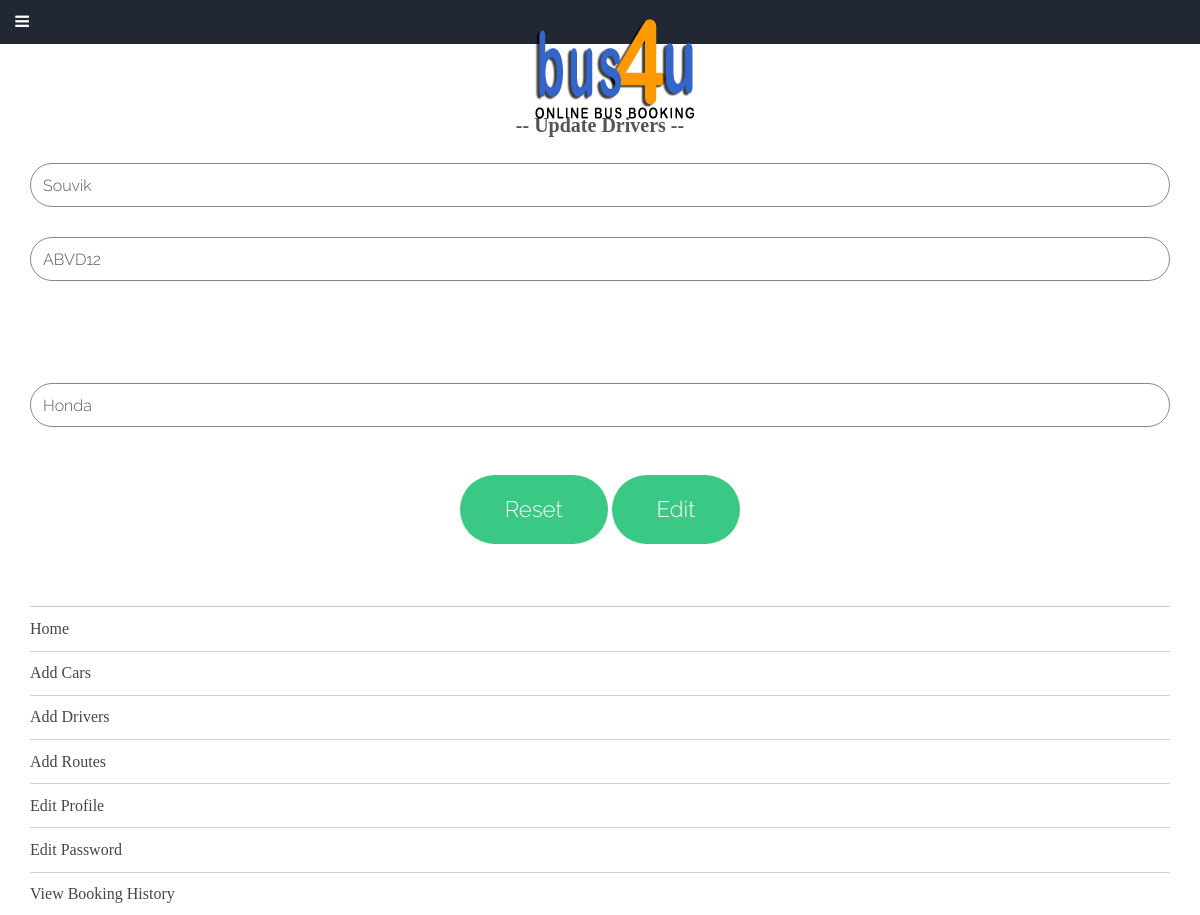
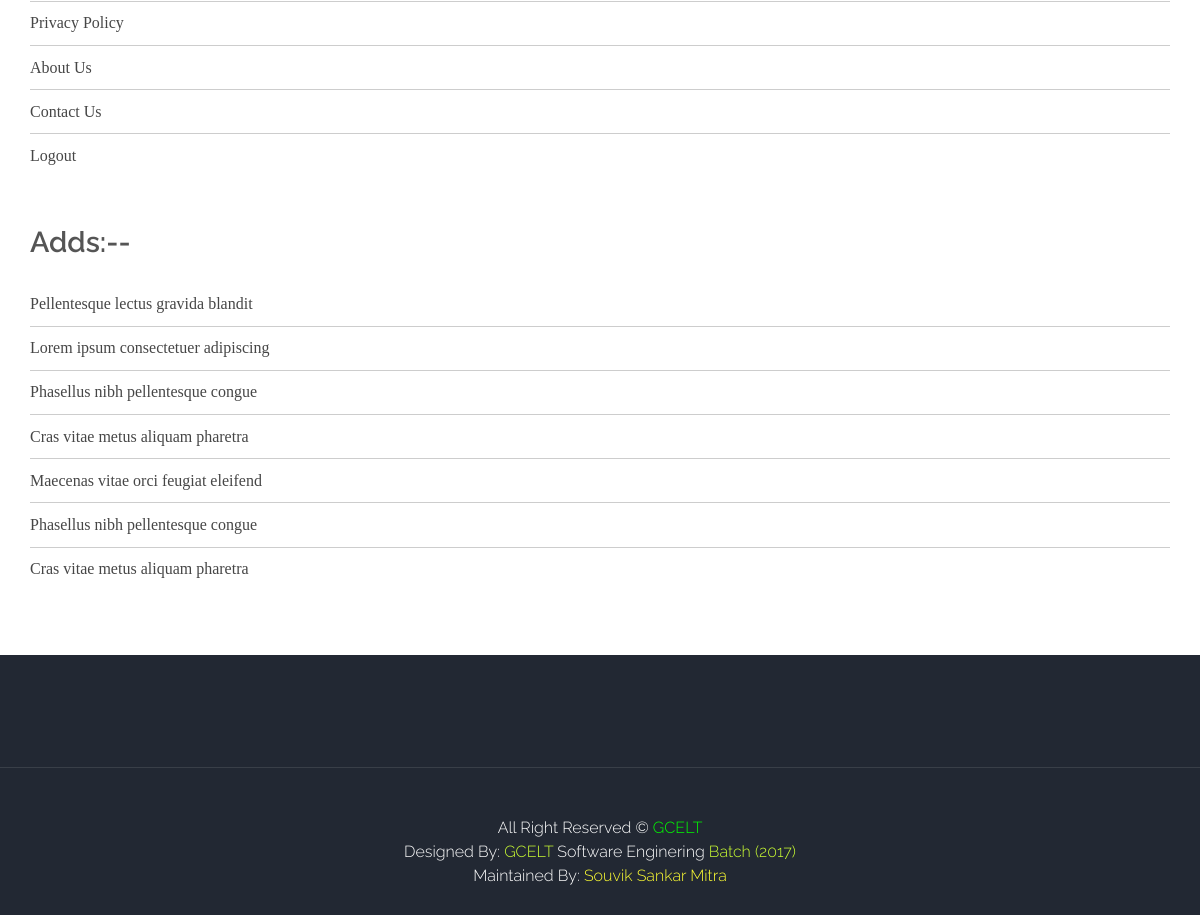
Page /ADMINS/companyupdriver.php?id=2 on the committed database (2 pictures, top to bottom).
### tables this page shows
CREATE TABLE IF NOT EXISTS `driver` (
  `driverid` int(11) NOT NULL AUTO_INCREMENT,
  `name` varchar(100) NOT NULL,
  `licenceno` varchar(100) NOT NULL,
  `carlicence` varchar(100) NOT NULL,
  `company_name` varchar(100) NOT NULL,
  PRIMARY KEY (`driverid`)
);

### ADMINS/companyupdriver.php (the view, shortened to what this page needs)
<!DOCTYPE HTML>
<html>
	<head>
        <?php
                   include('config.php');
				   if(!empty($_GET['id']))
{
    $id=$_GET['id'];
	$view_user=mysqli_query($con,"SELECT * FROM driver WHERE driverid = '$id'") or die(mysqli_error($con));
	if(mysqli_num_rows($view_user)>0)
	{
		$bag=mysqli_fetch_array($view_user);
	}
}
             ?>
	</head>
	<body class="right-sidebar">
			<div id="header">
				<div class="container">
						 <h1><a href="index.php" id="logo"><img src="images/logo.jpg" style="border-radius:40px;"> </a></h1>
				</div>
			</div>
			<div id="main" class="wrapper style1">
				<div class="container">
					<div class="row">
						<div id="sidebar" class="4u sidebar">
							<section>
								<div class="row half">
									<section class="6u">
										<ul class="default">
											<?php
											include('companymenu.inc.php');
											?>
										</ul>
									</section>
								</div>
							</section>
							<section>
								<header class="major">
									<h2>Adds:--</h2>
								</header>
								<ul class="default" >
									<li><a href="#">Pellentesque lectus gravida blandit</a></li>
									<li><a href="#">Lorem ipsum consectetuer adipiscing</a></li>
									<li><a href="#">Phasellus nibh pellentesque congue</a></li>
									<li><a href="#">Cras vitae metus aliquam pharetra</a></li>
									<li><a href="#">Maecenas vitae orci feugiat eleifend</a></li>
									<li><a href="#">Phasellus nibh pellentesque congue</a></li>
									<li><a href="#">Cras vitae metus aliquam pharetra</a></li>
								</ul>
							</section>
						</div>
						<div id="content" class="8u skel-cell-important">
							<section>
								<header class="major">
									<h3 style="font-family:segoe script;" align="center">-- Update Drivers -- </h3>
                                    <div align="center">
									<form method="post" enctype="multipart/form-data">
									<div class="row uniform">
                                        <div class="6u 12u$" align="left">
											<input type="text" name="name" id="name" placeholder="Enter Driver's Name :- " value="<?php echo $bag['name']?>" style="border-radius:45px;"/>
										</div>
                                         <div class="6u 12u$(xsmall)" align="left" >
											<input type="text" name="licenceno" id="licenceno" value="<?php echo $bag['licenceno']?>" placeholder="Enter Licence No." style="border-radius:45px;" />
										</div>
										<br> <br> <br>
                                        <div class="6u 12u$(xsmall)" align="left" >
                                        <input type="text" name="company" id="company" value="<?php echo $bag['company_name']?>" placeholder="Enter Company Name" style="border-radius:45px;" readonly />
                                         </div>
                                       </div>
                                        <br><br>
											<div align="center">
									            <input type="reset" value="Reset"  class="alt"  align="right"/>
                                                <input type="submit" value="Edit" name="Edit"/>
										</div>
									</form>
								</header>
							</section>
						</div>
					</div>
				</div>
			</div>
			<div id="footer">
						<?php
						require('footer.inc.php');
						?>
</div>
	</body>
</html>

### ADMINS/css/style.css (style rules this page uses)
input[type="text"], input[type="password"], input[type="email"], select, textarea { -moz-appearance: none; -webkit-appearance: none; -ms-appearance: none; appearance: none; border-radius: 4px; border: none; border: solid 1px; color: inherit; display: block; outline: 0; padding: 0 1em; text-decoration: none; width: 100%; }
input[type="text"], input[type="password"], input[type="email"], select { height: 2.75em; }
#logo { width:100px; height:100px; }
* { -moz-box-sizing: border-box; -webkit-box-sizing: border-box; box-sizing: border-box; margin: 0; padding: 0; }
body { background: #222833; }
ul { color:#39C; }
body, input, select, textarea { color: #555555; font-family: 'Raleway', sans-serif; font-size: 13pt; font-weight: 300; line-height: 1.75em; }
a { color:teal; text-decoration: none; font-family:segoe scriot; }
p, ul, ol, dl, table, blockquote { margin: 0 0 2em 0; color:#39C; }
h1, h2, h3, h4, h5, h6 { color: inherit; font-weight: 700; line-height: 1.75em; margin-bottom: 1em; }
h1 a, h2 a, h3 a, h4 a, h5 a, h6 a { color: inherit; text-decoration: none; font-family:segoe scriot; }
h2 { font-size: 1.5em; }
h3 { font-size: 1.25em; }
header.major { padding-bottom: 4em; }
header h2 { margin: 0; padding: 0; font-size: 3em; font-weight: 600; }
input[type="text"], input[type="password"], input[type="email"], textarea { -moz-appearance: none; -webkit-appearance: none; -o-appearance: none; -ms-appearance: none; appearance: none; background: none; border: solid 1px #888888; color: inherit; display: block; outline: 0; padding: 0.75em; text-decoration: none; width: 100%; }
input[type="text"], input[type="password"], input[type="email"] { line-height: 1em; }
ul { margin: 0; padding: 0; }
ul.default { list-style: none; }
ul.default li { display: block; padding: 0.60em 0; border-top: 1px solid; border-color: rgba(192, 192, 192, 0.15); }
ul.default > :first-child { padding-top: 0; border-top: none; }
input[type="submit"], input[type="reset"], input[type="button"], .button { -moz-appearance: none; -webkit-appearance: none; -o-appearance: none; -ms-appearance: none; appearance: none; -moz-transition: background-color 0.2s ease-in-out; -webkit-transition: background-color 0.2s ease-in-out; -o-transition: background-color 0.2s ease-in-out; -ms-transition: background-color 0.2s ease-in-out; transition: background-color 0.2s ease-in-out; background: #3ac984; border-radius: 40px; border: 0; color: white; cursor: pointer; display: inline-block; padding: 0.80em 2em; text-align: center; text-decoration: none; font-size: 1.4em; font-weight: 300; min-width: 5em; }
.wrapper.style1 { background: #fff; }
#header { background: #333333 url("../images/pict09.jpg") no-repeat; background-size: cover; color: #fff; padding: 6em 0; text-align: center; background-position: 0% 65%; position: relative; }
#header:before { content: ''; position: absolute; left: 0; top: 0; width: 100%; height: 100%; background: rgba(16, 32, 48, 0.25); }
#header > * { position: relative; z-index: 1; }
#logo { font-size: 2em; }
.no-sidebar #main .major, .left-sidebar #main .major, .right-sidebar #main .major { text-align: left; }
#main { padding: 6em 0; }
#main .sidebar .major { padding-bottom: 2em; }
#main .sidebar .major h2 { font-size: 1.8em; }
#main .sidebar .default li { border-color: #cdcdcd; }
#main .sidebar .default a { color: #464646; }
#main .sidebar > :first-child { margin-bottom: 3em; }
#footer { padding: 4em 0; color: #fff; }

### ADMINS/css/style-wide.css (style rules this page uses)
body, input, select, textarea { font-size: 12pt; line-height: 1.5em; }

### ADMINS/css/style-normal.css (style rules this page uses)
header.major { padding-bottom: 3em; }
header h2 { font-size: 2.5em; }
#header { padding: 4em 0; }

### ADMINS/css/style-narrower.css (style rules this page uses)
header.major { padding-bottom: 2em; }
header h2 { line-height: 1.2em; font-size: 1.8em; }
.no-sidebar #header, .left-sidebar #header, .right-sidebar #header { display: none; }
#logo { display: none; }
#main { padding: 4em 0; }

### rows in the picture
driver: name "Souvik", licenceno "ABVD12", company "Honda"
